Frame 1 (no input): blank canvas, image omitted
Frame 60 (no input): blank canvas, image omitted
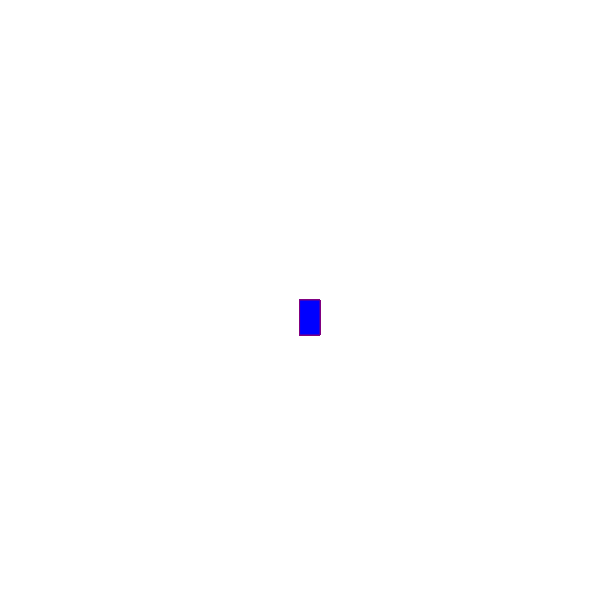
Frame 120 (the mouse pressed at the canvas centre since frame 60)

The p5.js sketch whose frames 1 and 60 were blank and that drew this single picture after the mouse press (run headless with seeded random() and noise() and a simulated clock; from frame 60 on, the mouse is pressed at the canvas centre):

// p5.js sketch
// ── sketch.js
function setup() {
    createCanvas(600, 600);
    background("white");
  }
  
  function draw() {
    stroke("purple");
    fill("blue");
  
    // console.log(mouseIsPressed)
  
    if (mouseIsPressed) {
      rect(mouseX, mouseY, 20, 35);
    }
  }
  
